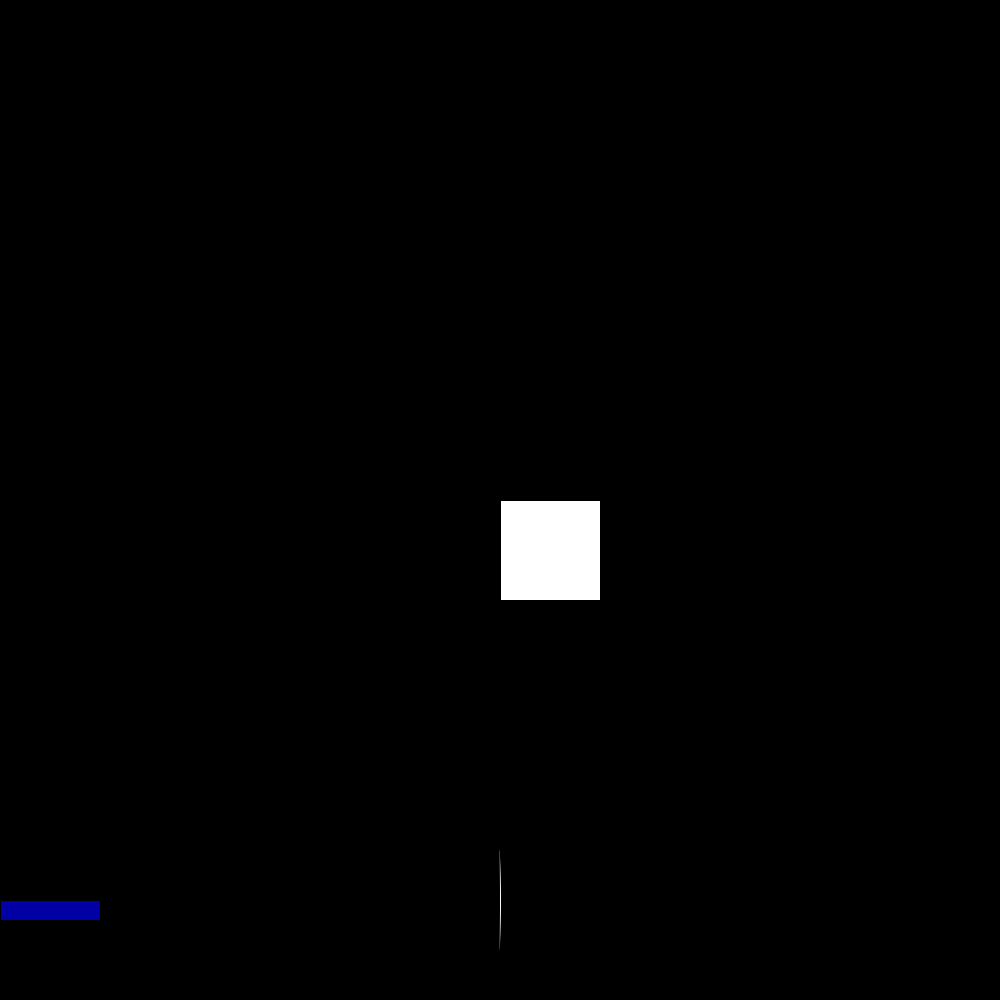
Frame 1 (no input)
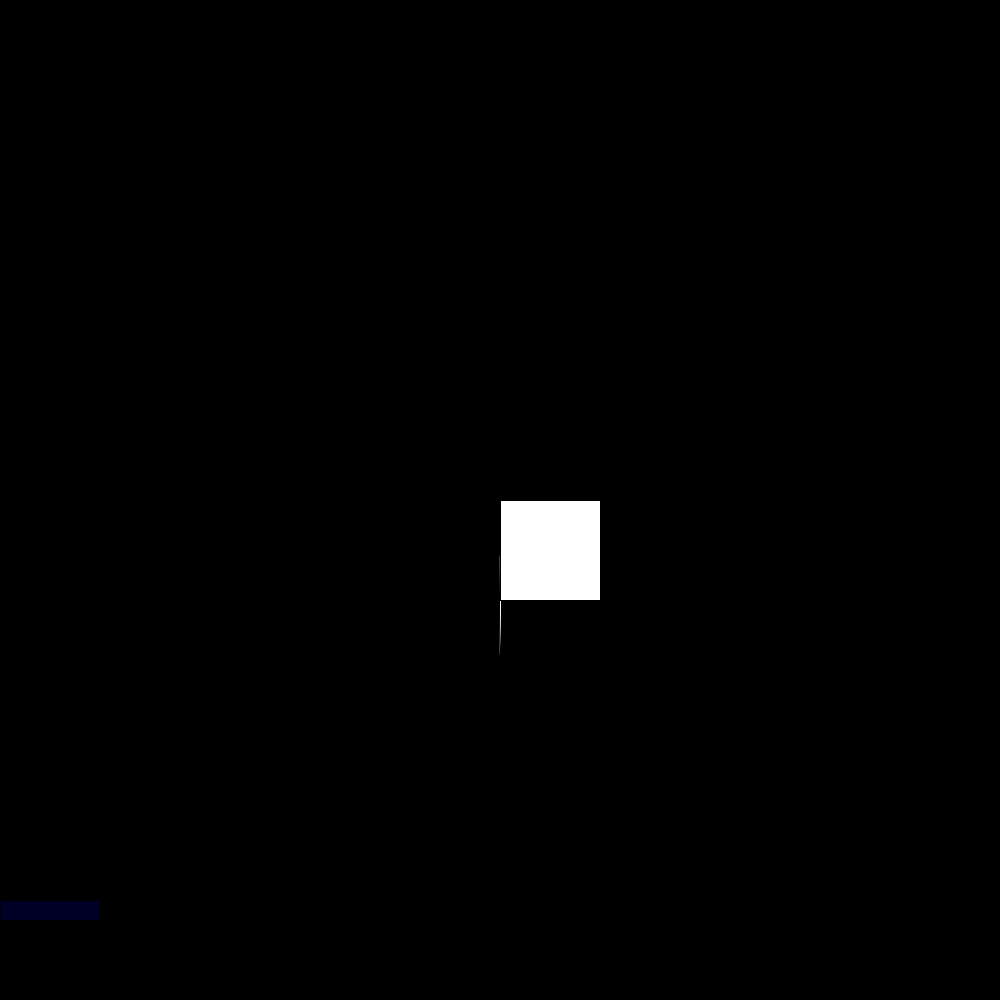
Frame 60 (the mouse pressed at the canvas centre just before this capture)
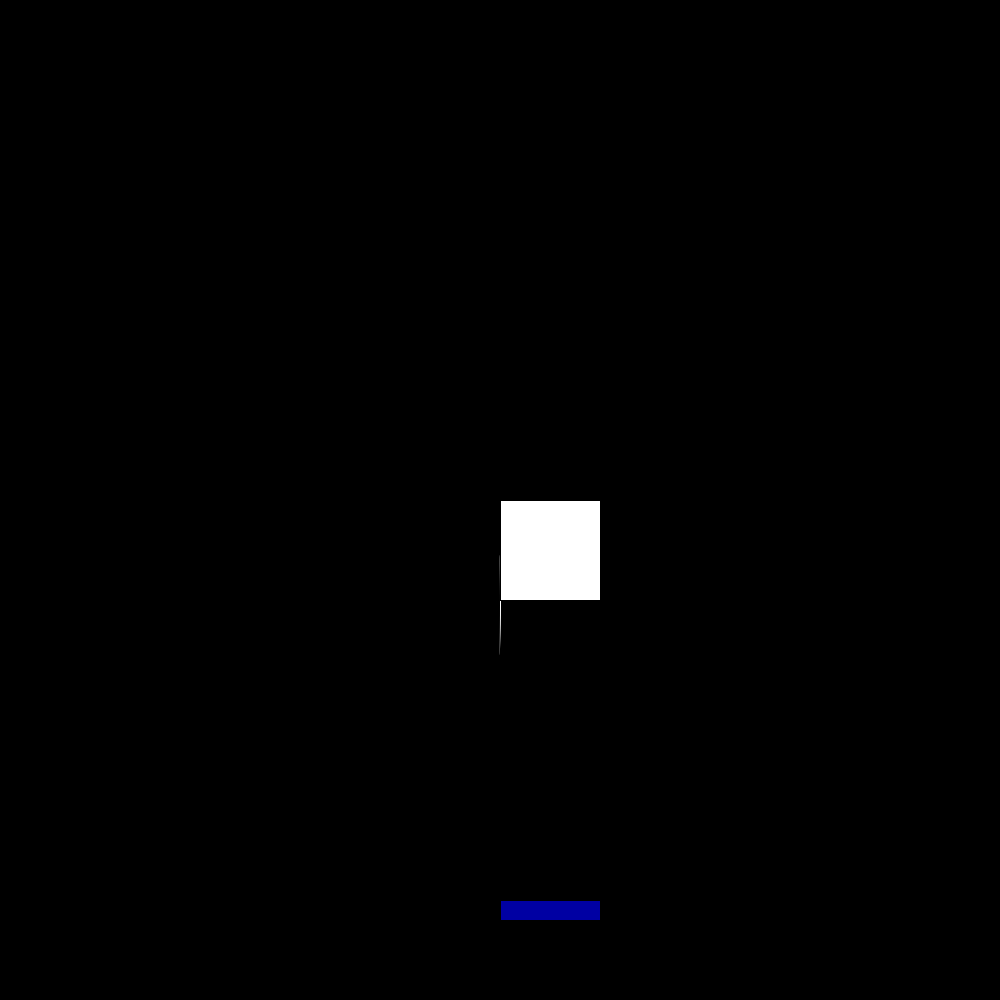
Frame 120 (the mouse held since frame 60 and released just before this capture)

The Processing sketch that drew these frames (run headless with seeded random() and noise(); from frame 60 on, the mouse is pressed at the canvas centre):

// Processing sketch: keats_alien_egger_death_star
// ── keats_alien_egger_death_star.pde
int bx=500;
int by=900;
int alienx=500;
int alieny=500;
void setup()
{
  noCursor();
  size(1000, 1000);
}
void mousePressed()
{
  bx=mouseX;
  by=900;
}
void draw()
{
  background(0, 0, 0);
  fill(0, 0, random(255));
  rect(mouseX, 900, 100, 20);
  fill(255, 255, 255);
  ellipse(bx, by, 2, 100);
  by=by-5;
  rect(alienx, alieny, 100, 100);

  // if(bx>alienx&&by<alienx+100&&by<alieny+100)
  if (bx>alienx && bx < alienx+50 && by<alieny+100)
  {
    alienx=(int)random(0, 900);
    alieny=(int)random(0, 500);
  }
}
